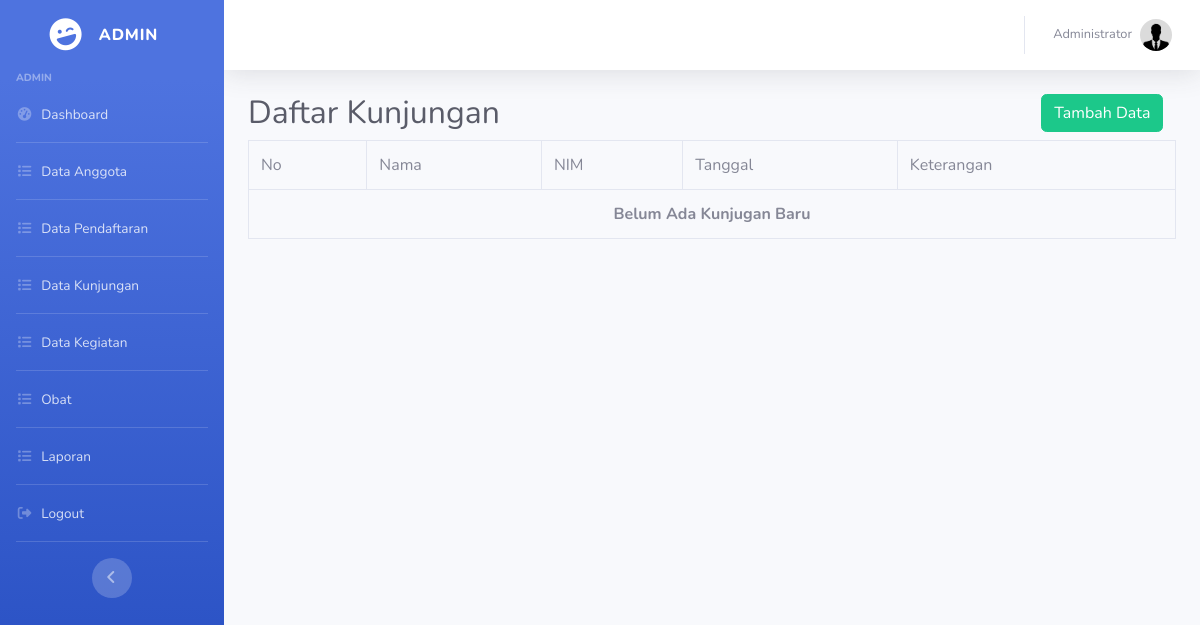
Before: /admin/kunjungan.php (signed in) with the older database file.
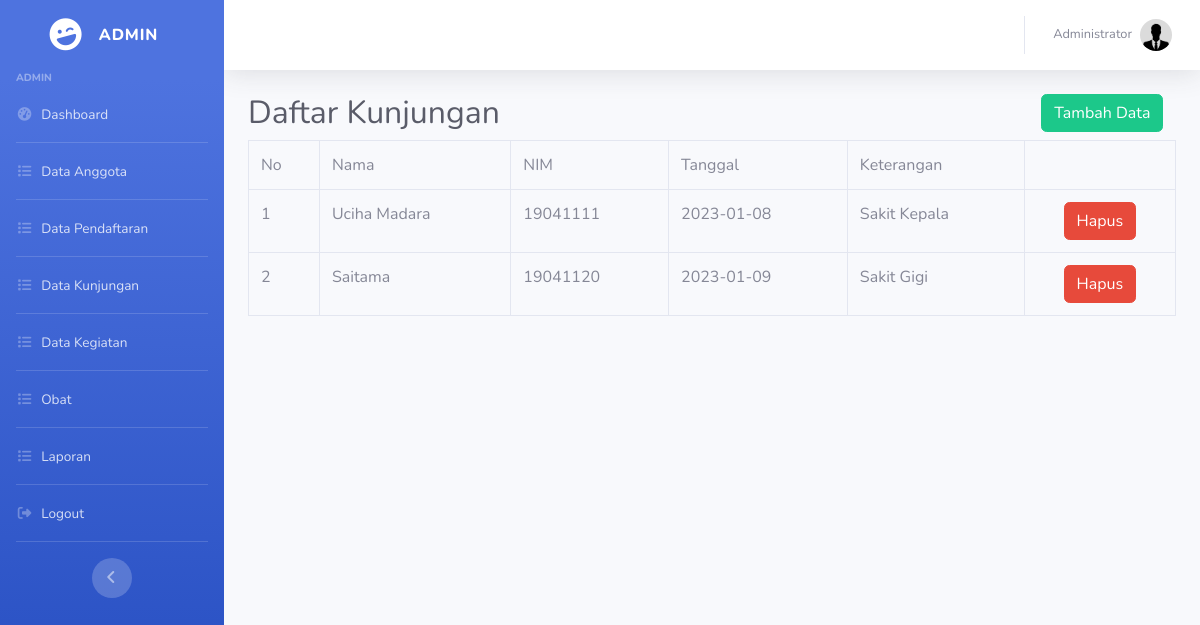
After: the same page with the newer database file.
### tables this page shows
CREATE TABLE `kunjungan` (
  `id` int(11) NOT NULL,
  `nama` varchar(25) NOT NULL,
  `nim` varchar(25) NOT NULL,
  `tanggal` date NOT NULL,
  `ket` text NOT NULL
);

### admin/kunjungan_control.php (called while the page is built, shortened)
<?php
include('../config/koneksi.php');
$all_pendaftar = mysqli_query($koneksi, "SELECT * FROM kunjungan");
?>

### admin/kunjungan.php (the view)
<?php include('../config/auto_load.php'); ?>
<?php include('kunjungan_control.php') ?>
<?php include('../template/header.php'); ?>
<div class="container-fluid">
  <div class="row">
    <div class="col-10">
        <h2 class="text-gray-800">Daftar Kunjungan</h2>
    </div>
    <div class="col">
        <a href="kunjungan_tambah.php" class="text-white btn btn-success">Tambah Data</a>
    </div>
  </div>
  <div class="row">
    <div class="col-md-12">
      <table class="table table-bordered table-hover">
          <tr>
            <td scope="col">No</td>
            <td scope="col">Nama</td>
            <td scope="col">NIM</td>
            <td scope="col">Tanggal</td>
            <td scope="col">Keterangan</td>
          </tr>
          <?php
          $no = 1;
          while($p = mysqli_fetch_array($all_pendaftar)) { ?>
          <tr>
            <td><?= $no++ ?></td>
            <td><?= $p['nama'] ?></td>
            <td><?= $p['nim'] ?></td>
            <td><?= $p['tanggal'] ?></td>
            <td><?= $p['ket'] ?></td>
            <td class="text-center"> <a href="kunjungan_control.php?hapus=<?= $p['id'] ?>" class="text-white btn btn-danger">Hapus</a></td>
          </tr>
          <?php }
          if(mysqli_num_rows($all_pendaftar) == 0) {
            echo "<tr><td colspan='8' align='center'><b>Belum Ada Kunjugan Baru</b></td></tr>";
          }
          ?>
      </table>
    </div>
  </div>
</div>

Changed rows visible on the page:
added kunjungan: nama "Uciha Madara", nim "19041111", tanggal "2023-01-08", ket "Sakit Kepala"
added kunjungan: nama "Saitama", nim "19041120", tanggal "2023-01-09", ket "Sakit Gigi"
Other visible differences:
text no longer shown: "Belum Ada Kunjugan Baru"
